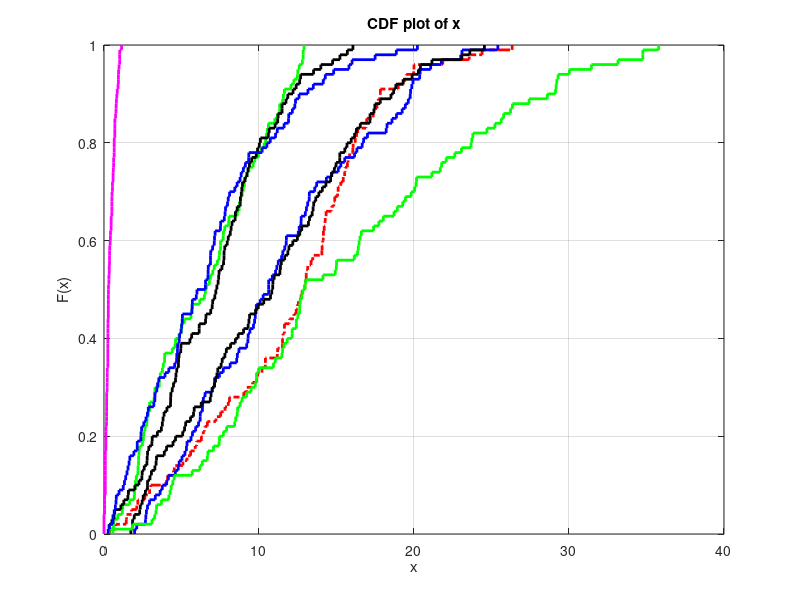

This chart was generated by the following MATLAB code: (Note: this script raises an error after producing the figure.)
%%%%%%%%%%%%%%%%%%%%%%%%%%%%%%%%%%%%%%%%%%%%%%%%%%%%%%%%%%%%%%%%%%%%%%%%%
% cdf for the linear and nonlinear algorithm - 3D
%%%%%%%%%%%%%%%%%%%%%%%%%%%%%%%%%%%%%%%%%%%%%%%%%%%%%%%%%%%%%%%%%%%%%%%%%

clear all; close all; clc;

load('con.mat')
al1 = de;
load('con1.mat')
al12 = de;
load('con2.mat')
al13 = de;

load('al2.mat')
al2 = de;

load('al3.mat')
al3 = de;
load('al32.mat')
al31 = de;


load('al4.mat')
al4 = de;

load('al5.mat')
al5 = de;

a = cdfplot(al1); 
set(a, 'LineStyle', '-.', 'Color', 'r','LineWidth',2);
hold on; grid on;
a1 = cdfplot(al12); 
set(a1, 'LineStyle', '-', 'Color', 'b','LineWidth',2);
a2 = cdfplot(al13); 
set(a2, 'LineStyle', '-', 'Color', 'k','LineWidth',2);

b = cdfplot(al2)
set(b, 'LineStyle', '-', 'Color', 'g','LineWidth',2);

c = cdfplot(al3)
set(c, 'LineStyle', '-', 'Color', 'k','LineWidth',2);
c1 = cdfplot(al31)
set(c1, 'LineStyle', '-', 'Color', 'g','LineWidth',2);

d = cdfplot(al4)
set(d, 'LineStyle', '-', 'Color', 'b','LineWidth',2);

e = cdfplot(al5)
set(e, 'LineStyle', '-', 'Color', 'm','LineWidth',2);

xlabel('Long Term RMSE (meters)', FontSize=20)
ylabel('CDF', FontSize=20)

legend("CON","CON-I","CON-II", "CUM", "FML", "FMLM", "CHLM", "CLS", FontSize=20);
%%
var(al1)
var(al2)
var(al3)
var(al4)
var(al5)
